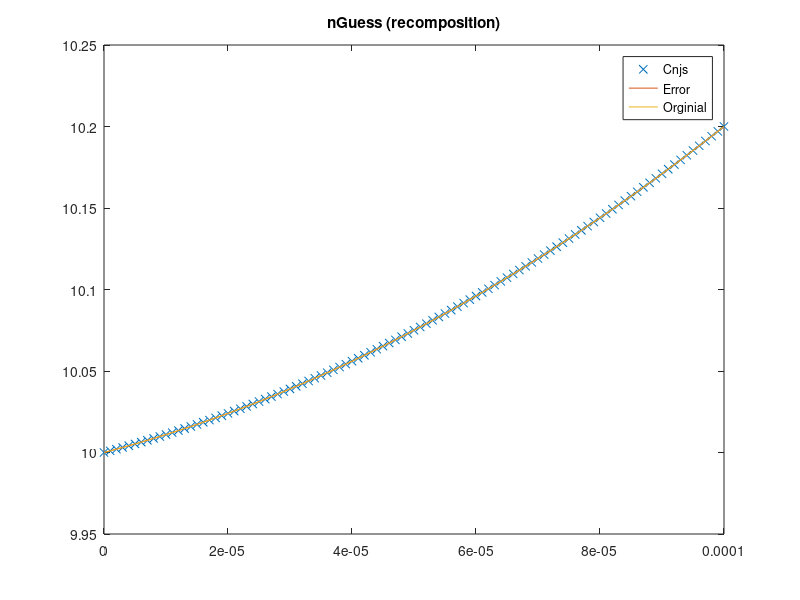
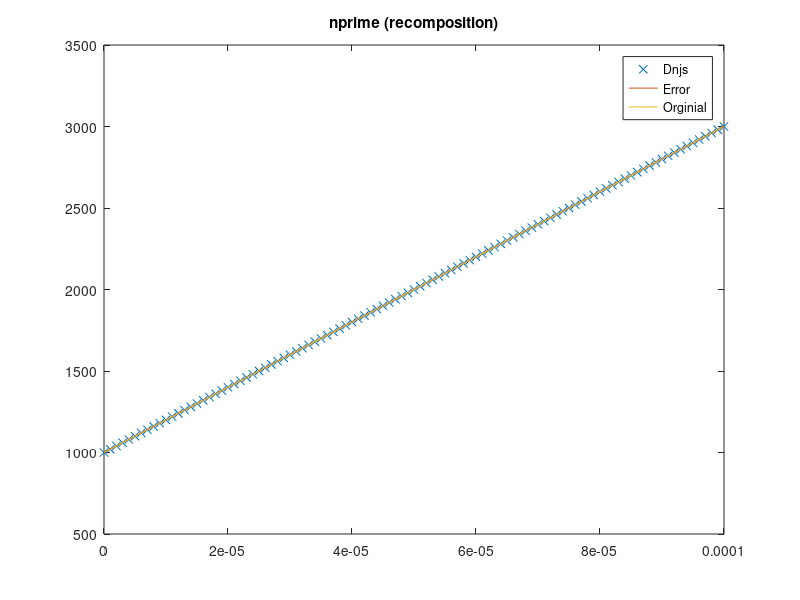
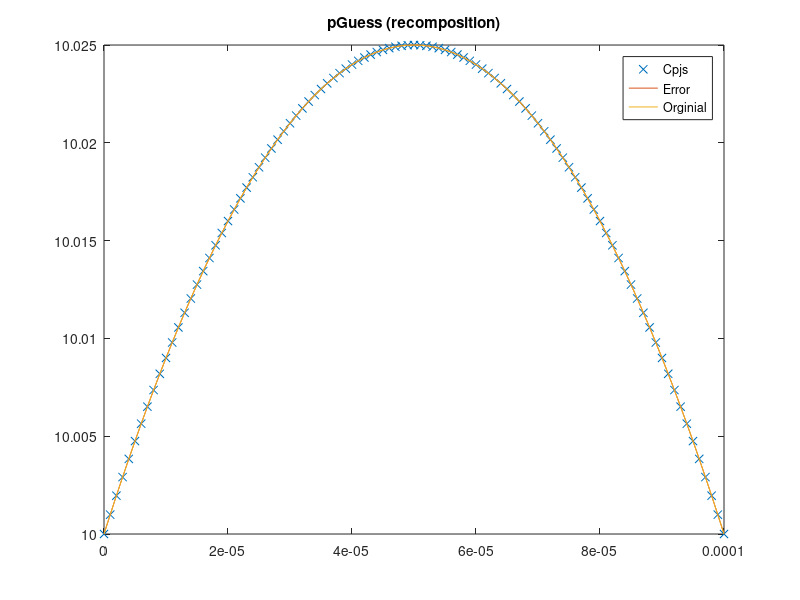
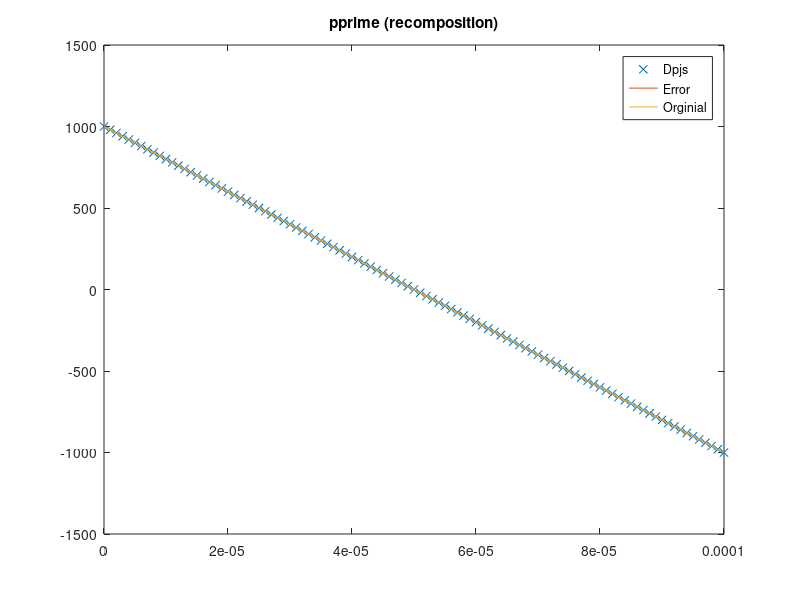

The MATLAB script that drew these images, in order:
clear all
close all
t=cputime;
%profile on

%Modified Newton, noisy input, Jacobian


%Version 1.0 of actual calculations
%Calculates the approximate solution of a known test function
%Uses numerical integration instead of symbolic integration
%The length of the testing regions can be varied
%The number of intervals can be varied
%The starting point of the testing region can be varied

%Collection of constants which may be useful

chi = 4.07; %(*electron affinity in eV*)
gamma = 5.47;  %(*ionization energy in eV*)
phi = chi + gamma/2; %(*work function in eV*)
Eg = gamma - chi;
ni = 2*10^6; %(*intrinsic carrier concentration in [1/cm^3]*)
me = 9.1*10^-31; %(*mass of electron  in kg*)
meffe = .067*me ;%(*mass in density of states for electrons [1]*)
meffh = .47*me; %(*mass in density of states for holes [1]*)
keV = 8.617*10^-5 ;%(*boltzmann  constant in eV/K*)
ksi = 1.38*10^-23; %(*boltzmann constant in J/K*)
ksiN = 1.38*10^-23;
ksiP = 1.38*10^-23;
T = 300; %(*Cell temperature in K*)
h = 6.626 * 10^-34;
Ec = -chi;
Ev = -gamma;
e0m = 8.854*10^-15;  %(*permittivity of free space in [s^4 A^2/m^3 kg]*)
e0 = e0m*10^-6; %(*permittivity of free space in [s^4 A^2/cm^3 kg]*)
er = 13.1; %(*permittivity ratio for a given material [1]*)
q = 1.6*10^-19; %(*Fundamental charge in C*)
taun = 10^-9; %(*electron lifetime in s*)
taup = 10^-9;%(*hole lifetime in s*)
mun = 8500; %(*electron mobility in cm^2/V s*)
mup = 400; %(*hole mobility in cm^2/V s*)
Dn = 220; %(*electron diffusivity in cm^2/s*)
Dp = 10; %(*hole diffusivity in cm^2/s*)
Sr = 10^5; %(*recombination velocity (in cm/s)*)
Wn = 10^-4; %(*Lenght of n-type region (in cm)*)
Wp = 10^-4; %(*Length of p-type region (in cm)*)


%Input the start and end points of the testing region and determine its
%length
startPoint = 0;
endPoint = Wn;
totalLength = endPoint-startPoint;

%Set number of intervals to divide domain into
numIntervals = 100;
intervalLength = totalLength/numIntervals;
dx = intervalLength;
maxIterations=50;
% Store node locations
node = startPoint:dx:totalLength;

%Random noise bounds
rand=2;

AbsError=10^-18;
RelError=10^-6;

filepath=strcat('modifiedNewton test/rand',num2str(rand),'/',num2str(numIntervals),'terms');
mkdir(filepath)

%(*Solar incidence data*)
alphaOpt = 10000; %(*/cm*) (*GaAs*)
Conc = 1;
Lflux = 2.0*10^17; %(*/cm^2 s *) (*photons absorbed by GaAs at 1 sun*)
R = 0.1; %(*reflection coefficient*)
Gop = @(x) alphaOpt*Conc*Lflux*(1 - R)*exp(-alphaOpt*(x));%(*/cm^3*) 


indexp = linspace(startPoint,totalLength+startPoint,numIntervals+1);
indexn = linspace(startPoint,totalLength+startPoint,numIntervals+1);

%Define general basis functions for interval 0 to 1
% Use inline functions; define generic basis functions and derivatives

%Phi function is chosen such that phi_right (f1) has f(0) = 1, f(1)=0, f'(0) = 1,
%f'(1)=0
%Phi function is chosen such that phi_left (f2) has f(0) = 0, f(1)=1, f'(0) = 1,
%f'(1)=0
%f1 = phi_right
%f2 = phi_left
f1 =@(x) (1-3.*(x/dx).^2+ 2.*(x/dx).^3);
f2 =@(x) (3*(x/dx).^2-2*(x/dx).^3); 

f1prime = @(x) (-6/dx^2.*(x) + 6/dx^3.*(x).^2);
f2prime = @(x) (6/dx^2.*(x) - 6/dx^3.*(x).^2);

f1primeprime = @(x) (-6/dx^2 + 12/dx^3.*(x));
f2primeprime = @(x) (6/dx^2 - 12/dx^3.*(x));

%Psi function is chosen such that psi_right (f3) has f'(0) = 1, f'(1)=0, f(0) =
%0, f(1)=0
%Psi function is chosen such that psi_left (f4) has f'(0) = 0, f'(1)=1, f(0) = 0,
%f(1)=0
%f3 = psi_left
%f4 = psi_right
f3 = @(x) ((x/dx)- 2*(x/dx).^2+(x/dx).^3)*dx;
f4 = @(x) (-(x/dx).^2+(x/dx).^3)*dx;


f3prime = @(x) (1/dx - 4/dx.^2.*(x) + 3/dx.^3.*(x).^2)*dx;
f4prime = @(x) (-2/dx^2.*(x) + 3/dx^3.*(x).^2)*dx;

f3primeprime = @(x) (-4/dx.^2 + 6/dx.^3.*(x))*dx;
f4primeprime = @(x) (-2/dx.^2 + 6/dx.^3.*(x))*dx;

% x_axis=0:dx/100:dx;
% subplot(221),plot(x_axis,f1(x_axis))
% subplot(222),plot(x_axis,f2(x_axis))
% subplot(223),plot(x_axis,f3(x_axis))
% subplot(224),plot(x_axis,f4(x_axis))
%%%%%%%%%%%%%%%%%%%%%%%%%%%%%%%%%%%%%%%%%%%%%%%%%%%%%%%%%%%%%%%%%%%%%%%%%%%%%%
%Set up known n(x) and p(x) distributions
%%%%%%%%%%%%%%%%%%%%%%%%%%%%%%%%%%%%%%%%%%%%%%%%%%%%%%%%%%%%%%%%%%%%%%%%%%%%%%


%Set up initial guess for p(x).  The curve goes has the vague shape of the
%expected output (peak near 0 and vaguely exponential).

%%%%%%%%%%%%%%%%%%%%%%%%%%%%%%%%%%%%%%%%%%%%%%%%%%
%NOTE: If pGuess is change, initial BCs for pGuess must also be changed
%%%%%%%%%%%%%%%%%%%%%%%%%%%%%%%%%%%%%%%%%%%%%%%%%%
% p1=8.14812*10^13;
% p2=-2.19257*10^11;
% p3=-8.12149*10^13;
% p4=1.33755*10^12;
% gammap1=100;
% gammap2=100000;
% gammap3=1;
% gammap4=10;
% 
% %Symbolic form of pGuess
% pGuessOrig = @(x) p1*exp(-gammap1*x)+p2*exp(-gammap2*x)+p3*exp(-gammap3*x)+p4*exp(-gammap4*x);
% 
% n1=-1.79768*10^10;
% n2=1.29154*10^11;
% n3=9.94351*10^11;
% n4=5.6616*10^9;
% gamman1=100000;
% gamman2=10000;
% gamman3=1;
% gamman4=10;
% 
% %Symbolic form of nGuess
% nGuessOrig = @(x) n1*exp(-gamman1*x)+n2*exp(-gamman2*x)+n3*exp(-gamman3*x)+n4*exp(-gamman4*x);
% 
% nprimeOrig = @(x) -(n1*gamman1*exp(-gamman1*x) + n2*gamman2*exp(-gamman2*x) + n3*gamman3*exp(-gamman3*x)+n4*gamman4*exp(-gamman4*x));
% pprimeOrig = @(x) -(p1*gammap1*exp(-gammap1*x) + p2*gammap2*exp(-gammap2*x) + p3*gammap3*exp(-gammap3*x)+p4*gammap4*exp(-gammap4*x));
% 
% nprimeprimeOrig = @(x) (n1*gamman1*gamman1*exp(-gamman1*x) + n2*gamman2*gamman2*exp(-gamman2*x) + n3*gamman3*gamman3*exp(-gamman3*x)+n4*gamman4*gamman4*exp(-gamman4*x));
% pprimeprimeOrig = @(x) (p1*gammap1*gammap1*exp(-gammap1*x) + p2*gammap2*gammap2*exp(-gammap2*x) + p3*gammap3*gammap3*exp(-gammap3*x)+p4*gammap4*gammap4*exp(-gammap4*x));
% 
% cn1 = Dn - ksiN*T*mun/q;
% cn2 = ksiN*T*mun/q;
% 
% cp1 = ksiP*T*mup/q - Dp;
% cp2 = -ksiP*T*mup/q;
% 
% %Check BCs
% % alphaNtest = nprimeOrig(0)/nGuessOrig(0)
% % alphaPtest = pprimeOrig(0)/pGuessOrig(0)
% % betaNtest = nprimeOrig(Wn)/nGuessOrig(Wn)
% % betaPtest = pprimeOrig(Wn)/pGuessOrig(Wn)
% 
% 
% %Gopn = @(x) cn1.*(n1*(gamman1*gamman1)*exp(-gamman1*x) + n2*(gamman2*gamman2)*exp(-gamman2*x) + n3*(gamman3*gamman3)*exp(-gamman3*x))    +(ksiN*T*mun/q*(pprimeprimeOrig(x)./pGuessOrig(x) - (pprimeOrig(x)./pGuessOrig(x)).^2) - 1/taun).*(n1*exp(-gamman1*x) + n2*exp(-gamman2*x) + n3*exp(-gamman3*x));%+cn2.*pprime(x)./pGuess(x).*(-n1*(gamman1)*exp(-gamman1*x) - n2*(gamman2)*exp(-gamman2*x) - n3*(gamman3)*exp(-gamman3*x))     
% %Gopp = @(x) cp1.*(p1*(gammap1*gammap1)*exp(-gammap1*x) + p2*(gammap2*gammap2)*exp(-gammap2*x) + p3*(gammap3*gammap3)*exp(-gammap3*x))    +(ksiP*T*mup/q*((nprimeOrig(x)./nGuessOrig(x)).^2 - nprimeprimeOrig(x)./nGuessOrig(x)) - 1/taup).*(p1*exp(-gammap1*x) + p2*exp(-gammap2*x) + p3*exp(-gammap3*x));%+cp2.*nprime(x)./nGuess(x).*(-p1*(gammap1)*exp(-gammap1*x) - p2*(gammap2)*exp(-gammap2*x) - p3*(gammap3)*exp(-gammap3*x))     
% 
% %Adjust pGuess to include error
% %Adjust pGuess to include error
% 
% %'Noisified' terms
% %n3*rand,gamman1,gamman2,gamman3 set;n1 and n2 calculated from those
% %numbers using BCs
% %Calcs done in Mathematica
% 
% n1rand=-7.7678*10^10;
% n2rand=9.05233*10^11;
% n3rand=-1.47728*10^14;
% n4rand=1.58013*10^14;
% gamman1rand=100000*rand;
% 
% nGuess = @(x) (n1rand*exp(-gamman1rand*x)+n2rand*exp(-gamman2*x)+n3rand*exp(-gamman3*x)+n4rand*exp(-gamman4*x));
% nprime = @(x) -(n1rand*gamman1rand*exp(-gamman1rand*x) + n2rand*gamman2*exp(-gamman2*x) + n3rand*gamman3*exp(-gamman3*x)+n4rand*gamman4*exp(-gamman4*x));
% nprimeprime = @(x) n1rand*gamman1rand*gamman1rand*exp(-gamman1rand*x) + n2rand*gamman2*gamman2*exp(-gamman2*x) + n3rand*gamman3*gamman3*exp(-gamman3*x)+n4rand*gamman4*gamman4*exp(-gamman4*x);
% 
% %p3*rand,gammap1,gammap2,gammap3 set;p1 and p2 calculated from those
% %numbers using BCs
% %Calcs done in Mathematica
% 
% p1rand=-2.66795*10^16;
% p2rand=-9.7429*10^11;
% p3rand=-2.73046*10^17;
% p4rand=2.9974*10^17;
% gammap2rand=100000*rand;
% 
% pGuess = @(x) (p1rand*exp(-gammap1*x)+p2rand*exp(-gammap2rand*x)+p3rand*exp(-gammap3*x)+p4rand*exp(-gammap4*x));
% pprime = @(x) -(p1rand*gammap1*exp(-gammap1*x) + p2rand*gammap2rand*exp(-gammap2rand*x) + p3rand*gammap3*exp(-gammap3*x)+p4rand*gammap4*exp(-gammap4*x));
% pprimeprime =@(x) p1rand*gammap1*gammap1*exp(-gammap1*x) + p2rand*gammap2rand*gammap2rand*exp(-gammap2rand*x) + p3rand*gammap3*gammap3*exp(-gammap3*x)+p4rand*gammap4*gammap4*exp(-gammap4*x);
factor=10;
nGuess = @(x) (1000000*x.^2+100*x+1)*factor;
nprime = @(x) (2000000*x+100)*factor;

pGuess = @(x) (-1000000*x.^2+100*x+1)*factor;
pprime = @(x) (-2000000*x+100)*factor;

nGuessOrig=nGuess;
nprimeOrig=nprime;
pGuessOrig=pGuess;
pprimeOrig=pprime;

% alphaNtestNoise = nprime(0)/nGuess(0)
% alphaPtestNoise = pprime(0)/pGuess(0)
% betaNtestNoise = nprime(Wn)/nGuess(Wn)
% betaPtestNoise = pprime(Wn)/pGuess(Wn)
% 
% diffAlphaN=alphaNtest-alphaNtestNoise
% diffAlphaP=alphaPtest-alphaPtestNoise
% diffBetaN=betaNtest-betaNtestNoise
% diffBetaP=betaPtest-betaPtestNoise

% fig2 = figure;
% plot(node,nGuess(node)), title('nGuess')
% saveas(fig2,strcat(filepath,'/nGuess.jpg'))

%Convert initial guess into form finite element composition
%This will allow it to be usable in later calculations

%Boundary conditions of test function put into form usable for the
%calculations below
 

%%%%%%%%%%%%%%%%%%%%%%%%%%%%%%%%%%%%%%%%%%%%%%%%%%%%%%%%%%%%%%%%%%%%%%%%%%%%
%Calculate composition of n(x) in finite element space
%%%%%%%%%%%%%%%%%%%%%%%%%%%%%%%%%%%%%%%%%%%%%%%%%%%%%%%%%%%%%%%%%%%%%%%%%%
%alpha is boundary conditions term, n'(0)=alpha*n(0)
alphan = nprimeOrig(0)/nGuessOrig(0);

%beta is boundary condition term, n'(L) = beta n(L)
betan= nprimeOrig(totalLength)/nGuessOrig(totalLength);

%alpha is boundary conditions term, n'(0)=alpha*n(0)
alphap = pprimeOrig(0)/pGuessOrig(0);

%beta is boundary condition term, n'(L) = beta n(L)
betap= pprimeOrig(totalLength)/pGuessOrig(totalLength);


massmatrix = sparse (4*numIntervals,4*numIntervals);

massrhs = zeros(4*numIntervals,1);
for k = 1:numIntervals-2
	%%%%%%%%%%%%%%%%%%%%%%%%%%%%%%%%%%%%%%%%%%
    %Block 1  - (Upper left 4x4)
    %%%%%%%%%%%%%%%%%%%%%%%%%%%%%%%%%%%%%%%%%%
    %massmatrix(phi(n,r),xx)
	massmatrix(4*k-1,4*k-1) = massmatrix(4*k-1,4*k-1) + integral(@(x) f1((x-node(k+1))).*f1((x-node(k+1))),node(k+1),node(k+2),'AbsTol',AbsError,'RelTol',RelError);
	massmatrix(4*k,4*k-1)   = massmatrix(4*k,4*k-1) +   integral(@(x) f1((x-node(k+1))).*f3((x-node(k+1))),node(k+1),node(k+2),'AbsTol',AbsError,'RelTol',RelError);

    %massmatrix(psi(n,r),xx)
    massmatrix(4*k-1,4*k) = massmatrix(4*k-1,4*k) + integral(@(x) f3((x-node(k+1))).*f1((x-node(k+1))),node(k+1),node(k+2),'AbsTol',AbsError,'RelTol',RelError);
	massmatrix(4*k,4*k)   = massmatrix(4*k,4*k) +   integral(@(x) f3((x-node(k+1))).*f3((x-node(k+1))),node(k+1),node(k+2),'AbsTol',AbsError,'RelTol',RelError);

    %massmatrix(phi(p,r),xx)
	massmatrix(4*k+1,4*k+1) = massmatrix(4*k+1,4*k+1) + integral(@(x) f1((x-node(k+1))).*f1((x-node(k+1))),node(k+1),node(k+2),'AbsTol',AbsError,'RelTol',RelError);
	massmatrix(4*k+2,4*k+1) = massmatrix(4*k+2,4*k+1) + integral(@(x) f1((x-node(k+1))).*f3((x-node(k+1))),node(k+1),node(k+2),'AbsTol',AbsError,'RelTol',RelError);

    %massmatrix(psi(p,r),xx)
	massmatrix(4*k+1,4*k+2) = massmatrix(4*k+1,4*k+2) + integral(@(x) f3((x-node(k+1))).*f1((x-node(k+1))),node(k+1),node(k+2),'AbsTol',AbsError,'RelTol',RelError);
	massmatrix(4*k+2,4*k+2) = massmatrix(4*k+2,4*k+2) + integral(@(x) f3((x-node(k+1))).*f3((x-node(k+1))),node(k+1),node(k+2),'AbsTol',AbsError,'RelTol',RelError);
    
    %%%%%%%%%%%%%%%%%%%%%%%%%%%%%%%%%%%%%%%%%%
    %Block 2  - (Upper right 4x4)
    %%%%%%%%%%%%%%%%%%%%%%%%%%%%%%%%%%%%%%%%%%
    %massmatrix(phi(n,r),xx)
	massmatrix(4*k-1,4*k+3) = massmatrix(4*k-1,4*k+3) + integral(@(x) f2((x-node(k+1))).*f1((x-node(k+1))),node(k+1),node(k+2),'AbsTol',AbsError,'RelTol',RelError);
	massmatrix(4*k,4*k+3)   = massmatrix(4*k,4*k+3) +   integral(@(x) f2((x-node(k+1))).*f3((x-node(k+1))),node(k+1),node(k+2),'AbsTol',AbsError,'RelTol',RelError);

    %massmatrix(psi(n,r),xx)
    massmatrix(4*k-1,4*k+4) = massmatrix(4*k-1,4*k+4) + integral(@(x) f4((x-node(k+1))).*f1((x-node(k+1))),node(k+1),node(k+2),'AbsTol',AbsError,'RelTol',RelError);
	massmatrix(4*k,4*k+4)   = massmatrix(4*k,4*k+4) +   integral(@(x) f4((x-node(k+1))).*f3((x-node(k+1))),node(k+1),node(k+2),'AbsTol',AbsError,'RelTol',RelError);

    %massmatrix(phi(p,r),xx)
	massmatrix(4*k+1,4*k+5) = massmatrix(4*k+1,4*k+5) + integral(@(x) f2((x-node(k+1))).*f1((x-node(k+1))),node(k+1),node(k+2),'AbsTol',AbsError,'RelTol',RelError);
	massmatrix(4*k+2,4*k+5) = massmatrix(4*k+2,4*k+5) + integral(@(x) f2((x-node(k+1))).*f3((x-node(k+1))),node(k+1),node(k+2),'AbsTol',AbsError,'RelTol',RelError);

    %massmatrix(psi(p,r),xx)
	massmatrix(4*k+1,4*k+6) = massmatrix(4*k+1,4*k+6) + integral(@(x) f4((x-node(k+1))).*f1((x-node(k+1))),node(k+1),node(k+2),'AbsTol',AbsError,'RelTol',RelError);
	massmatrix(4*k+2,4*k+6) = massmatrix(4*k+2,4*k+6) + integral(@(x) f4((x-node(k+1))).*f3((x-node(k+1))),node(k+1),node(k+2),'AbsTol',AbsError,'RelTol',RelError);
    
    
   %%%%%%%%%%%%%%%%%%%%%%%%%%%%%%%%%%%%%%%%%%
    %Block 3  - (Bottom left 4x4)
    %%%%%%%%%%%%%%%%%%%%%%%%%%%%%%%%%%%%%%%%%%
    %massmatrix(phi(n,r),xx)
	massmatrix(4*k+3,4*k-1) = massmatrix(4*k+3,4*k-1) + integral(@(x) f1((x-node(k+1))).*f2((x-node(k+1))),node(k+1),node(k+2),'AbsTol',AbsError,'RelTol',RelError);
	massmatrix(4*k+4,4*k-1) = massmatrix(4*k+4,4*k-1) + integral(@(x) f1((x-node(k+1))).*f4((x-node(k+1))),node(k+1),node(k+2),'AbsTol',AbsError,'RelTol',RelError);

    %massmatrix(psi(n,r),xx)
    massmatrix(4*k+3,4*k) = massmatrix(4*k+3,4*k) + integral(@(x) f3((x-node(k+1))).*f2((x-node(k+1))),node(k+1),node(k+2),'AbsTol',AbsError,'RelTol',RelError);
	massmatrix(4*k+4,4*k) = massmatrix(4*k+4,4*k) + integral(@(x) f3((x-node(k+1))).*f4((x-node(k+1))),node(k+1),node(k+2),'AbsTol',AbsError,'RelTol',RelError);

    %massmatrix(phi(p,r),xx)
	massmatrix(4*k+5,4*k+1) = massmatrix(4*k+5,4*k+1) + integral(@(x) f1((x-node(k+1))).*f2((x-node(k+1))),node(k+1),node(k+2),'AbsTol',AbsError,'RelTol',RelError);
	massmatrix(4*k+6,4*k+1) = massmatrix(4*k+6,4*k+1) + integral(@(x) f1((x-node(k+1))).*f4((x-node(k+1))),node(k+1),node(k+2),'AbsTol',AbsError,'RelTol',RelError);

    %massmatrix(psi(p,r),xx)
	massmatrix(4*k+5,4*k+2) = massmatrix(4*k+5,4*k+2) + integral(@(x) f3((x-node(k+1))).*f2((x-node(k+1))),node(k+1),node(k+2),'AbsTol',AbsError,'RelTol',RelError);
	massmatrix(4*k+6,4*k+2) = massmatrix(4*k+6,4*k+2) + integral(@(x) f3((x-node(k+1))).*f4((x-node(k+1))),node(k+1),node(k+2),'AbsTol',AbsError,'RelTol',RelError);
    
    
    %%%%%%%%%%%%%%%%%%%%%%%%%%%%%%%%%%%%%%%%%%
    %Block 4  - (Bottom right 4x4)
    %%%%%%%%%%%%%%%%%%%%%%%%%%%%%%%%%%%%%%%%%%
    %massmatrix(phi(n,r),xx)
	massmatrix(4*k+3,4*k+3) = massmatrix(4*k+3,4*k+3) + integral(@(x) f2((x-node(k+1))).*f2((x-node(k+1))),node(k+1),node(k+2),'AbsTol',AbsError,'RelTol',RelError);
	massmatrix(4*k+4,4*k+3) = massmatrix(4*k+4,4*k+3) + integral(@(x) f2((x-node(k+1))).*f4((x-node(k+1))),node(k+1),node(k+2),'AbsTol',AbsError,'RelTol',RelError);

    %massmatrix(psi(n,r),xx)
    massmatrix(4*k+3,4*k+4) = massmatrix(4*k+3,4*k+4) + integral(@(x) f4((x-node(k+1))).*f2((x-node(k+1))),node(k+1),node(k+2),'AbsTol',AbsError,'RelTol',RelError);
	massmatrix(4*k+4,4*k+4) = massmatrix(4*k+4,4*k+4) + integral(@(x) f4((x-node(k+1))).*f4((x-node(k+1))),node(k+1),node(k+2),'AbsTol',AbsError,'RelTol',RelError);

    %massmatrix(phi(p,r),xx)
	massmatrix(4*k+5,4*k+5) = massmatrix(4*k+5,4*k+5) + integral(@(x) f2((x-node(k+1))).*f2((x-node(k+1))),node(k+1),node(k+2),'AbsTol',AbsError,'RelTol',RelError);
	massmatrix(4*k+6,4*k+5) = massmatrix(4*k+6,4*k+5) + integral(@(x) f2((x-node(k+1))).*f4((x-node(k+1))),node(k+1),node(k+2),'AbsTol',AbsError,'RelTol',RelError);

    %massmatrix(psi(p,r),xx)
	massmatrix(4*k+5,4*k+6) = massmatrix(4*k+5,4*k+6) + integral(@(x) f4((x-node(k+1))).*f2((x-node(k+1))),node(k+1),node(k+2),'AbsTol',AbsError,'RelTol',RelError);
	massmatrix(4*k+6,4*k+6) = massmatrix(4*k+6,4*k+6) + integral(@(x) f4((x-node(k+1))).*f4((x-node(k+1))),node(k+1),node(k+2),'AbsTol',AbsError,'RelTol',RelError);

    %%%%%%%%%%%%%%%%%%%%%%%%%%%%%%%%%%%%%%
    %RHS input
    %%%%%%%%%%%%%%%%%%%%%%%%%%%%%%%%%%%%%%%
    %nGuess terms
	massrhs(4*k-1) =      massrhs(4*k-1) +        integral(@(x) f1((x-node(k+1))).*nGuess(x),node(k+1),node(k+2),'AbsTol',AbsError,'RelTol',RelError);
	massrhs(4*k) =        massrhs(4*k)   +        integral(@(x) f3((x-node(k+1))).*nGuess(x),node(k+1),node(k+2),'AbsTol',AbsError,'RelTol',RelError);
    massrhs(4*k+3) =      massrhs(4*k+3) +        integral(@(x) f2((x-node(k+1))).*nGuess(x),node(k+1),node(k+2),'AbsTol',AbsError,'RelTol',RelError);
	massrhs(4*k+4) =      massrhs(4*k+4) +        integral(@(x) f4((x-node(k+1))).*nGuess(x),node(k+1),node(k+2),'AbsTol',AbsError,'RelTol',RelError);
    
    %pGuess terms
	massrhs(4*k+1) =    massrhs(4*k+1) +      integral(@(x) f1((x-node(k+1))).*pGuess(x),node(k+1),node(k+2),'AbsTol',AbsError,'RelTol',RelError);
	massrhs(4*k+2) =    massrhs(4*k+2) +      integral(@(x) f3((x-node(k+1))).*pGuess(x),node(k+1),node(k+2),'AbsTol',AbsError,'RelTol',RelError);
    massrhs(4*k+5) =    massrhs(4*k+5) +      integral(@(x) f2((x-node(k+1))).*pGuess(x),node(k+1),node(k+2),'AbsTol',AbsError,'RelTol',RelError);
	massrhs(4*k+6) =    massrhs(4*k+6) +      integral(@(x) f4((x-node(k+1))).*pGuess(x),node(k+1),node(k+2),'AbsTol',AbsError,'RelTol',RelError);
   
end    
    
%Handle 1st interval 'half case'
%Top left 2x2 block
massmatrix(1,1)= integral(@(x) (f1((x-node(1))) + alphan*f3((x-node(1)))).*(f1((x-node(1))) + alphan*f3((x-node(1)))),node(1),node(1)+dx,'AbsTol',AbsError,'RelTol',RelError);
massmatrix(2,2)= integral(@(x) (f1((x-node(1))) + alphap*f3((x-node(1)))).*(f1((x-node(1))) + alphap*f3((x-node(1)))),node(1),node(1)+dx,'AbsTol',AbsError,'RelTol',RelError);

%Left 2x4 block
massmatrix(3,1) = integral(@(x) (f1((x-node(1))) + alphan*f3((x-node(1)))).*f2((x-node(1))),node(1),node(1)+dx,'AbsTol',AbsError,'RelTol',RelError);
massmatrix(4,1) = integral(@(x) (f1((x-node(1))) + alphan*f3((x-node(1)))).*f4((x-node(1))),node(1),node(1)+dx,'AbsTol',AbsError,'RelTol',RelError);

massmatrix(5,2) = integral(@(x) (f1((x-node(1))) + alphap*f3((x-node(1)))).*f2((x-node(1))),node(1),node(1)+dx,'AbsTol',AbsError,'RelTol',RelError);
massmatrix(6,2) = integral(@(x) (f1((x-node(1))) + alphap*f3((x-node(1)))).*f4((x-node(1))),node(1),node(1)+dx,'AbsTol',AbsError,'RelTol',RelError);

%Right 4x2 block
massmatrix(1,3) = integral(@(x) f2((x-node(1))).*(f1((x-node(1))) + alphan*f3((x-node(1)))),node(1),node(1)+dx,'AbsTol',AbsError,'RelTol',RelError);
massmatrix(1,4) = integral(@(x) f4((x-node(1))).*(f1((x-node(1))) + alphan*f3((x-node(1)))),node(1),node(1)+dx,'AbsTol',AbsError,'RelTol',RelError);

massmatrix(2,5) = integral(@(x) f2((x-node(1))).*(f1((x-node(1))) + alphap*f3((x-node(1)))),node(1),node(1)+dx,'AbsTol',AbsError,'RelTol',RelError);
massmatrix(2,6) = integral(@(x) f4((x-node(1))).*(f1((x-node(1))) + alphap*f3((x-node(1)))),node(1),node(1)+dx,'AbsTol',AbsError,'RelTol',RelError);


%Overlapping 4x4 block
%massmatrix(phi(n,r),xx)
massmatrix(3,3) = massmatrix(3,3) + integral(@(x) f2((x-node(k+1))).*f2((x-node(k+1))),node(k+1),node(k+2),'AbsTol',AbsError,'RelTol',RelError);
massmatrix(4,3)   = massmatrix(4,3) + integral(@(x) f2((x-node(k+1))).*f4((x-node(k+1))),node(k+1),node(k+2),'AbsTol',AbsError,'RelTol',RelError);

%massmatrix(psi(n,r),xx)
massmatrix(3,4) = massmatrix(3,4) + integral(@(x) f4((x-node(k+1))).*f2((x-node(k+1))),node(k+1),node(k+2),'AbsTol',AbsError,'RelTol',RelError);
massmatrix(4,4)   = massmatrix(4,4) + integral(@(x) f4((x-node(k+1))).*f4((x-node(k+1))),node(k+1),node(k+2),'AbsTol',AbsError,'RelTol',RelError);

%massmatrix(phi(p,r),xx)
massmatrix(5,5) = massmatrix(5,5) + integral(@(x) f2((x-node(k+1))).*f2((x-node(k+1))),node(k+1),node(k+2),'AbsTol',AbsError,'RelTol',RelError);
massmatrix(6,5) = massmatrix(6,5) + integral(@(x) f2((x-node(k+1))).*f4((x-node(k+1))),node(k+1),node(k+2),'AbsTol',AbsError,'RelTol',RelError);

%massmatrix(psi(p,r),xx)
massmatrix(5,6) = massmatrix(5,6) + integral(@(x) f4((x-node(k+1))).*f2((x-node(k+1))),node(k+1),node(k+2),'AbsTol',AbsError,'RelTol',RelError);
massmatrix(6,6) = massmatrix(6,6) + integral(@(x) f4((x-node(k+1))).*f4((x-node(k+1))),node(k+1),node(k+2),'AbsTol',AbsError,'RelTol',RelError);

%RHS nGuess edge cases
massrhs(1) = massrhs(1) + integral(@(x) (f1((x-node(1))) + alphan*f3((x-node(1)))).*nGuess(x),node(1),node(1)+dx,'AbsTol',AbsError,'RelTol',RelError);
massrhs(3) = massrhs(3) + integral(@(x) f2((x-node(1))).*nGuess(x),node(1),node(1)+dx,'AbsTol',AbsError,'RelTol',RelError);
massrhs(4) = massrhs(4) + integral(@(x) f4((x-node(1))).*nGuess(x),node(1),node(1)+dx,'AbsTol',AbsError,'RelTol',RelError);

%RHS nGuess edge cases
massrhs(2) = massrhs(2) + integral(@(x) (f1((x-node(1))) + alphap*f3((x-node(1)))).*pGuess(x),node(1),node(1)+dx,'AbsTol',AbsError,'RelTol',RelError);
massrhs(5) = massrhs(5) + integral(@(x) f2((x-node(1))).*pGuess(x),node(1),node(1)+dx,'AbsTol',AbsError,'RelTol',RelError);
massrhs(6) = massrhs(6) + integral(@(x) f4((x-node(1))).*pGuess(x),node(1),node(1)+dx,'AbsTol',AbsError,'RelTol',RelError);


%Handle last interval 'half case'
last = 4*numIntervals;

%Handle 1st interval 'half case'
%Bottom right 2x2 block
massmatrix(last,last) =     integral(@(x) (f2((x-node(end)+dx)) + betap*f4((x-node(end)+dx))).*(f2((x-node(end)+dx)) + betap*f4((x-node(end)+dx))),node(end)-dx,node(end),'AbsTol',AbsError,'RelTol',RelError);
massmatrix(last-1,last-1) = integral(@(x) (f2((x-node(end)+dx)) + betan*f4((x-node(end)+dx))).*(f2((x-node(end)+dx)) + betan*f4((x-node(end)+dx))),node(end)-dx,node(end),'AbsTol',AbsError,'RelTol',RelError);


%Bottom 2x4 block
massmatrix(last,last-2) = integral(@(x) f3((x-node(end)+dx)).*(f2((x-node(end)+dx)) + betap*f4((x-node(end)+dx))),node(end)-dx,node(end),'AbsTol',AbsError,'RelTol',RelError);
massmatrix(last,last-3) = integral(@(x) f1((x-node(end)+dx)).*(f2((x-node(end)+dx)) + betap*f4((x-node(end)+dx))),node(end)-dx,node(end),'AbsTol',AbsError,'RelTol',RelError);

massmatrix(last-1,last-4) = integral(@(x) f3((x-node(end)+dx)).*(f2((x-node(end)+dx)) + betan*f4((x-node(end)+dx))),node(end)-dx,node(end),'AbsTol',AbsError,'RelTol',RelError);
massmatrix(last-1,last-5) = integral(@(x) f1((x-node(end)+dx)).*(f2((x-node(end)+dx)) + betan*f4((x-node(end)+dx))),node(end)-dx,node(end),'AbsTol',AbsError,'RelTol',RelError);


%Left 4x2 Block
massmatrix(last-2,last) = integral(@(x) (f2((x-node(end)+dx)) + betap*f4((x-node(end)+dx))).*f3((x-node(end)+dx)),node(end)-dx,node(end),'AbsTol',AbsError,'RelTol',RelError);
massmatrix(last-3,last) = integral(@(x) (f2((x-node(end)+dx)) + betap*f4((x-node(end)+dx))).*f1((x-node(end)+dx)),node(end)-dx,node(end),'AbsTol',AbsError,'RelTol',RelError);

massmatrix(last-4,last-1) = integral(@(x) (f2((x-node(end)+dx)) + betan*f4((x-node(end)+dx))).*f3((x-node(end)+dx)),node(end)-dx,node(end),'AbsTol',AbsError,'RelTol',RelError);
massmatrix(last-5,last-1) = integral(@(x) (f2((x-node(end)+dx)) + betan*f4((x-node(end)+dx))).*f1((x-node(end)+dx)),node(end)-dx,node(end),'AbsTol',AbsError,'RelTol',RelError);


%Overlapping 4x4 block
%massmatrix(phi(n,r),xx)
massmatrix(last-5,last-5) = massmatrix(last-5,last-5) + integral(@(x) f1((x-node(k+1))).*f1((x-node(k+1))),node(k+1),node(k+2),'AbsTol',AbsError,'RelTol',RelError);
massmatrix(last-4,last-5) = massmatrix(last-4,last-5) + integral(@(x) f1((x-node(k+1))).*f3((x-node(k+1))),node(k+1),node(k+2),'AbsTol',AbsError,'RelTol',RelError);

%massmatrix(psi(n,r),xx)
massmatrix(last-5,last-4) = massmatrix(last-5,last-4) + integral(@(x) f3((x-node(k+1))).*f1((x-node(k+1))),node(k+1),node(k+2),'AbsTol',AbsError,'RelTol',RelError);
massmatrix(last-4,last-4) = massmatrix(last-4,last-4) + integral(@(x) f3((x-node(k+1))).*f3((x-node(k+1))),node(k+1),node(k+2),'AbsTol',AbsError,'RelTol',RelError);

%massmatrix(phi(p,r),xx)
massmatrix(last-3,last-3) = massmatrix(last-3,last-3) + integral(@(x) f1((x-node(k+1))).*f1((x-node(k+1))),node(k+1),node(k+2),'AbsTol',AbsError,'RelTol',RelError);
massmatrix(last-2,last-3) = massmatrix(last-2,last-3) + integral(@(x) f1((x-node(k+1))).*f3((x-node(k+1))),node(k+1),node(k+2),'AbsTol',AbsError,'RelTol',RelError);

%massmatrix(psi(p,r),xx)
massmatrix(last-3,last-2) = massmatrix(last-3,last-2) + integral(@(x) f3((x-node(k+1))).*f1((x-node(k+1))),node(k+1),node(k+2),'AbsTol',AbsError,'RelTol',RelError);
massmatrix(last-2,last-2) = massmatrix(last-2,last-2) + integral(@(x) f3((x-node(k+1))).*f3((x-node(k+1))),node(k+1),node(k+2),'AbsTol',AbsError,'RelTol',RelError);
   
%RHS edge cases
%nGuess
massrhs(last-1) = massrhs(last)+ integral(@(x) (f2((x-node(end)+dx)) + betan*f4((x-node(end)+dx))).*nGuess(x),node(end)-dx,node(end),'AbsTol',AbsError,'RelTol',RelError);
massrhs(last-5) = massrhs(last-5) + integral(@(x) f1((x-node(end)+dx)).*nGuess(x),node(end)-dx,node(end),'AbsTol',AbsError,'RelTol',RelError);
massrhs(last-4) = massrhs(last-4) + integral(@(x) f3((x-node(end)+dx)).*nGuess(x),node(end)-dx,node(end),'AbsTol',AbsError,'RelTol',RelError);

%pGuess
massrhs(last) = massrhs(last)+ integral(@(x) (f2((x-node(end)+dx)) + betap*f4((x-node(end)+dx))).*pGuess(x),node(end)-dx,node(end),'AbsTol',AbsError,'RelTol',RelError);
massrhs(last-3) = massrhs(last-3) + integral(@(x) f1((x-node(end)+dx)).*pGuess(x),node(end)-dx,node(end),'AbsTol',AbsError,'RelTol',RelError);
massrhs(last-2) = massrhs(last-2) + integral(@(x) f3((x-node(end)+dx)).*pGuess(x),node(end)-dx,node(end),'AbsTol',AbsError,'RelTol',RelError);




%%%%%%%%%%%%%%%%%%%%%%%%%%%%%%%%%%%%%%%%%%%%%%%%%%%%%%%%%%%%%%%%%%%%%%%
%Perform final calcs
%%%%%%%%%%%%%%%%%%%%%%%%%%%%%%%%%%%%%%%%%%%%%%%%%%%%%%%%%%%%%%%%%%%%%%%%%
%Fill scalling matrix
D = sparse(4*(numIntervals),4*(numIntervals));

for index = 3:4:length(D)-2
   D(index,index) = 1;
   D(index+1,index+1) = 10^4*numIntervals;
   D(index+2,index+2) = 1;
   D(index+3,index+3) = 10^4*numIntervals;
end
D(1,1)=1;
D(2,2)=1;
D(length(D)-1,length(D)-1)=1;
D(length(D),length(D))=1;

%Scale Matrices using scaling matrix
LHSscaled = D*massmatrix*D;
RHSscaled = D*massrhs;

%Solve simultaneous equations
ScaledCoeffs = LHSscaled\RHSscaled;
Coeffs = D'*ScaledCoeffs;

%Create second scaling matrix

%Collect Cj's in an array for display purposes
Cnjs = zeros(1,numIntervals+1);
Dnjs = zeros(1,numIntervals+1);
Cpjs = zeros(1,numIntervals+1);
Dpjs = zeros(1,numIntervals+1);

for index=2:length(Cnjs)-1
   Cnjs(1,index) = Coeffs(4*index-5);
   Dnjs(1,index) = Coeffs(4*index-4);
   Cpjs(1,index) = Coeffs(4*index-3);
   Dpjs(1,index) = Coeffs(4*index-2);
end
Cnjs(1) = Coeffs(1);
Dnjs(1) = Coeffs(1)*alphan;
Cpjs(1) = Coeffs(2);
Dpjs(1) = Coeffs(2)*alphap;

Cnjs(numIntervals+1)=Coeffs(length(Coeffs)-1);
Dnjs(numIntervals+1)=Coeffs(length(Coeffs)-1)*betan;
Cpjs(numIntervals+1)=Coeffs(length(Coeffs));
Dpjs(numIntervals+1)=Coeffs(length(Coeffs))*betap;

InitialCnjs = Cnjs;
InitialDnjs = Dnjs;
InitialCpjs = Cpjs;
InitialDpjs = Dpjs;

nOrig=nGuessOrig;
pOrig=pGuessOrig;
trueCnjs = nOrig(node);
trueDnjs = nprimeOrig(node);
trueCpjs = pOrig(node);
trueDpjs = pprimeOrig(node);

fig4 = figure;
plot(indexn,Cnjs,'x',node,nGuess(node),indexn,nOrig(indexn)),title('nGuess (recomposition)'),legend('Cnjs','Error','Orginial');
saveas(fig4,strcat(filepath,'/nGuess_recomposition.jpg'))

fig4 = figure;
plot(indexn,Dnjs,'x',node,nprime(node),indexn,nprimeOrig(indexn)),title('nprime (recomposition)'),legend('Dnjs','Error','Orginial');
saveas(fig4,strcat(filepath,'/nprime_recomposition.jpg'))

fig5 = figure;
plot(indexn,Cpjs,'x',node,pGuess(node),indexn,pOrig(indexn)),title('pGuess (recomposition)'),legend('Cpjs','Error','Orginial');
saveas(fig5,strcat(filepath,'/pGuess_recomposition.jpg'))

fig5 = figure;
plot(indexn,Dpjs,'x',node,pprime(node),indexn,pprimeOrig(indexn)),title('pprime (recomposition)'),legend('Dpjs','Error','Orginial');
saveas(fig5,strcat(filepath,'/pprime_recomposition.jpg'))

fig6=figure;
plot(indexn,nGuess(node)-Cnjs)

fig6=figure;
plot(indexn,pGuess(node)-Cpjs)

return

[output3,Jacobian3,RHSOut,Rn1,Rn2,Rn3,Rp1,Rp2,Rp3]=callFunction3(Coeffs);

options = optimoptions('fsolve','Display','iter','TolFun',10^15,'Jacobian','on','TypicalX',Coeffs,'MaxIter',maxIterations);%
[x,fval,exitflag,output,Jacobian]= fsolve(@(x)callFunction2(x),Coeffs,options);

%Displays runtime of m-file
time = cputime-t



%Store variable values to be used later
save(strcat(filepath,'/',num2str(numIntervals),'terms',num2str(maxIterations),'iterations.mat'))